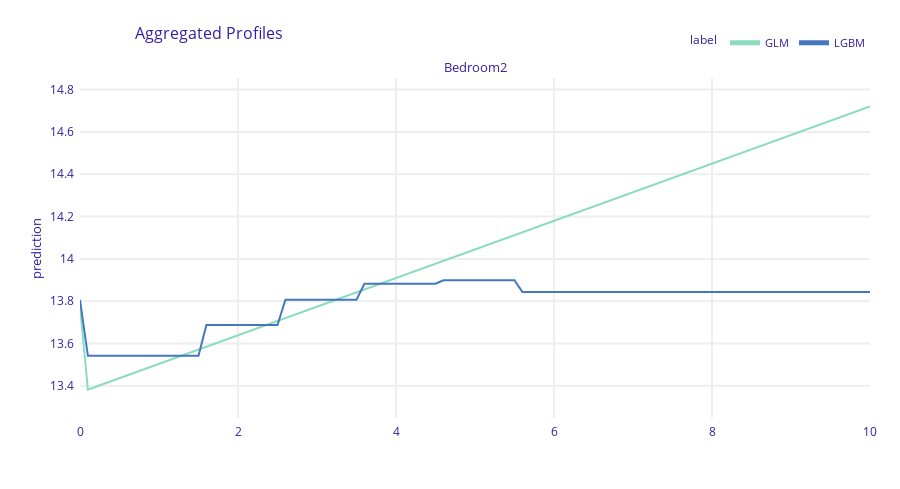

This figure's notebook cell:
### Code cell
plot_pdp(glm_explainer, lgbm_explainer, "Bedroom2", variable_type = "numerical")

### Figure 1 — Plotly figure (JSON) as saved in the notebook; plotly's stock layout.template omitted (floating-point values rounded to 4 significant figures; data arrays with more than 128 entries replaced by an {"elided": "..."} marker saying what was removed)
{"data": [{"customdata": {"elided": "101x3 mixed values"}, "hovertemplate": "<b>%{hovertext}</b><br><br>prediction=%{y:.3f}<br>mean_prediction=%{customdata[0]:.3f}<extra></extra>", "hovertext": ["GLM", "GLM", "GLM", "GLM", "GLM", "GLM", "GLM", "GLM", "GLM", "GLM", "GLM", "GLM", "GLM", "GLM", "GLM", "GLM", "GLM", "GLM", "GLM", "GLM", "GLM", "GLM", "GLM", "GLM", "GLM", "GLM", "GLM", "GLM", "GLM", "GLM", "GLM", "GLM", "GLM", "GLM", "GLM", "GLM", "GLM", "GLM", "GLM", "GLM", "GLM", "GLM", "GLM", "GLM", "GLM", "GLM", "GLM", "GLM", "GLM", "GLM", "GLM", "GLM", "GLM", "GLM", "GLM", "GLM", "GLM", "GLM", "GLM", "GLM", "GLM", "GLM", "GLM", "GLM", "GLM", "GLM", "GLM", "GLM", "GLM", "GLM", "GLM", "GLM", "GLM", "GLM", "GLM", "GLM", "GLM", "GLM", "GLM", "GLM", "GLM", "GLM", "GLM", "GLM", "GLM", "GLM", "GLM", "GLM", "GLM", "GLM", "GLM", "GLM", "GLM", "GLM", "GLM", "GLM", "GLM", "GLM", "GLM", "GLM", "GLM"], "legendgroup": "GLM", "line": {"color": "#8bdcbe", "dash": "solid", "width": 2}, "marker": {"symbol": "circle"}, "mode": "lines", "name": "GLM", "opacity": 1, "orientation": "v", "showlegend": true, "type": "scatter", "x": [0.0, 0.1, 0.2, 0.3, 0.4, 0.5, 0.6, 0.7, 0.8, 0.9, 1.0, 1.1, 1.2, 1.3, 1.4, 1.5, 1.6, 1.7, 1.8, 1.9, 2.0, 2.1, 2.2, 2.3, 2.4, 2.5, 2.6, 2.7, 2.8, 2.9, 3.0, 3.1, 3.2, 3.3, 3.4, 3.5, 3.6, 3.7, 3.8, 3.9, 4.0, 4.1, 4.2, 4.3, 4.4, 4.5, 4.6, 4.7, 4.8, 4.9, 5.0, 5.1, 5.2, 5.3, 5.4, 5.5, 5.6, 5.7, 5.8, 5.9, 6.0, 6.1, 6.2, 6.3, 6.4, 6.5, 6.6, 6.7, 6.8, 6.9, 7.0, 7.1, 7.2, 7.3, 7.4, 7.5, 7.6, 7.7, 7.8, 7.9, 8.0, 8.1, 8.2, 8.3, 8.4, 8.5, 8.6, 8.7, 8.8, 8.9, 9.0, 9.1, 9.2, 9.3, 9.4, 9.5, 9.6, 9.7, 9.8, 9.9, 10.0], "xaxis": "x", "y": [13.77, 13.38, 13.4, 13.41, 13.42, 13.44, 13.45, 13.46, 13.48, 13.49, 13.5, 13.52, 13.53, 13.54, 13.56, 13.57, 13.58, 13.6, 13.61, 13.63, 13.64, 13.65, 13.67, 13.68, 13.69, 13.71, 13.72, 13.73, 13.75, 13.76, 13.77, 13.79, 13.8, 13.81, 13.83, 13.84, 13.86, 13.87, 13.88, 13.9, 13.91, 13.92, 13.94, 13.95, 13.96, 13.98, 13.99, 14.0, 14.02, 14.03, 14.04, 14.06, 14.07, 14.09, 14.1, 14.11, 14.13, 14.14, 14.15, 14.17, 14.18, 14.19, 14.21, 14.22, 14.23, 14.25, 14.26, 14.27, 14.29, 14.3, 14.32, 14.33, 14.34, 14.36, 14.37, 14.38, 14.4, 14.41, 14.42, 14.44, 14.45, 14.46, 14.48, 14.49, 14.5, 14.52, 14.53, 14.55, 14.56, 14.57, 14.59, 14.6, 14.61, 14.63, 14.64, 14.65, 14.67, 14.68, 14.69, 14.71, 14.72], "yaxis": "y"}, {"customdata": {"elided": "101x3 mixed values"}, "hovertemplate": "<b>%{hovertext}</b><br><br>prediction=%{y:.3f}<br>mean_prediction=%{customdata[0]:.3f}<extra></extra>", "hovertext": ["LGBM", "LGBM", "LGBM", "LGBM", "LGBM", "LGBM", "LGBM", "LGBM", "LGBM", "LGBM", "LGBM", "LGBM", "LGBM", "LGBM", "LGBM", "LGBM", "LGBM", "LGBM", "LGBM", "LGBM", "LGBM", "LGBM", "LGBM", "LGBM", "LGBM", "LGBM", "LGBM", "LGBM", "LGBM", "LGBM", "LGBM", "LGBM", "LGBM", "LGBM", "LGBM", "LGBM", "LGBM", "LGBM", "LGBM", "LGBM", "LGBM", "LGBM", "LGBM", "LGBM", "LGBM", "LGBM", "LGBM", "LGBM", "LGBM", "LGBM", "LGBM", "LGBM", "LGBM", "LGBM", "LGBM", "LGBM", "LGBM", "LGBM", "LGBM", "LGBM", "LGBM", "LGBM", "LGBM", "LGBM", "LGBM", "LGBM", "LGBM", "LGBM", "LGBM", "LGBM", "LGBM", "LGBM", "LGBM", "LGBM", "LGBM", "LGBM", "LGBM", "LGBM", "LGBM", "LGBM", "LGBM", "LGBM", "LGBM", "LGBM", "LGBM", "LGBM", "LGBM", "LGBM", "LGBM", "LGBM", "LGBM", "LGBM", "LGBM", "LGBM", "LGBM", "LGBM", "LGBM", "LGBM", "LGBM", "LGBM", "LGBM"], "legendgroup": "LGBM", "line": {"color": "#4378bf", "dash": "solid", "width": 2}, "marker": {"symbol": "circle"}, "mode": "lines", "name": "LGBM", "opacity": 1, "orientation": "v", "showlegend": true, "type": "scatter", "x": [0.0, 0.1, 0.2, 0.3, 0.4, 0.5, 0.6, 0.7, 0.8, 0.9, 1.0, 1.1, 1.2, 1.3, 1.4, 1.5, 1.6, 1.7, 1.8, 1.9, 2.0, 2.1, 2.2, 2.3, 2.4, 2.5, 2.6, 2.7, 2.8, 2.9, 3.0, 3.1, 3.2, 3.3, 3.4, 3.5, 3.6, 3.7, 3.8, 3.9, 4.0, 4.1, 4.2, 4.3, 4.4, 4.5, 4.6, 4.7, 4.8, 4.9, 5.0, 5.1, 5.2, 5.3, 5.4, 5.5, 5.6, 5.7, 5.8, 5.9, 6.0, 6.1, 6.2, 6.3, 6.4, 6.5, 6.6, 6.7, 6.8, 6.9, 7.0, 7.1, 7.2, 7.3, 7.4, 7.5, 7.6, 7.7, 7.8, 7.9, 8.0, 8.1, 8.2, 8.3, 8.4, 8.5, 8.6, 8.7, 8.8, 8.9, 9.0, 9.1, 9.2, 9.3, 9.4, 9.5, 9.6, 9.7, 9.8, 9.9, 10.0], "xaxis": "x", "y": [13.81, 13.54, 13.54, 13.54, 13.54, 13.54, 13.54, 13.54, 13.54, 13.54, 13.54, 13.54, 13.54, 13.54, 13.54, 13.54, 13.69, 13.69, 13.69, 13.69, 13.69, 13.69, 13.69, 13.69, 13.69, 13.69, 13.81, 13.81, 13.81, 13.81, 13.81, 13.81, 13.81, 13.81, 13.81, 13.81, 13.88, 13.88, 13.88, 13.88, 13.88, 13.88, 13.88, 13.88, 13.88, 13.88, 13.9, 13.9, 13.9, 13.9, 13.9, 13.9, 13.9, 13.9, 13.9, 13.9, 13.84, 13.84, 13.84, 13.84, 13.84, 13.84, 13.84, 13.84, 13.84, 13.84, 13.84, 13.84, 13.84, 13.84, 13.84, 13.84, 13.84, 13.84, 13.84, 13.84, 13.84, 13.84, 13.84, 13.84, 13.84, 13.84, 13.84, 13.84, 13.84, 13.84, 13.84, 13.84, 13.84, 13.84, 13.84, 13.84, 13.84, 13.84, 13.84, 13.84, 13.84, 13.84, 13.84, 13.84, 13.84], "yaxis": "y"}], "layout": {"annotations": [{"font": {"size": 13}, "showarrow": false, "text": "Bedroom2", "x": 0.5, "xanchor": "center", "xref": "paper", "y": 1, "yanchor": "bottom", "yref": "paper"}, {"font": {"size": 13}, "showarrow": false, "text": "prediction", "textangle": -90, "x": -0.07, "xref": "paper", "y": 0.5, "yref": "paper"}], "font": {"color": "#371ea3"}, "height": 489, "hovermode": "x unified", "legend": {"font": {"size": 11}, "itemsizing": "constant", "orientation": "h", "title": {"font": {"size": 12}, "text": "label"}, "tracegroupgap": 0, "x": 1, "xanchor": "right", "y": 1.061, "yanchor": "bottom"}, "margin": {"b": 71, "r": 30, "t": 78}, "title": {"font": {"size": 16}, "text": "Aggregated Profiles", "x": 0.15}, "xaxis": {"anchor": "y", "automargin": true, "domain": [0, 1], "fixedrange": true, "gridwidth": 2, "showticklabels": true, "tickcolor": "white", "ticklen": 3, "ticks": "outside", "title": {"text": ""}, "type": "linear", "zeroline": false}, "yaxis": {"anchor": "x", "automargin": true, "domain": [0, 1], "fixedrange": true, "gridwidth": 2, "range": [13.25, 14.85], "tickcolor": "white", "ticklen": 3, "ticks": "outside", "title": {"text": ""}, "type": "linear", "zeroline": false}}}
